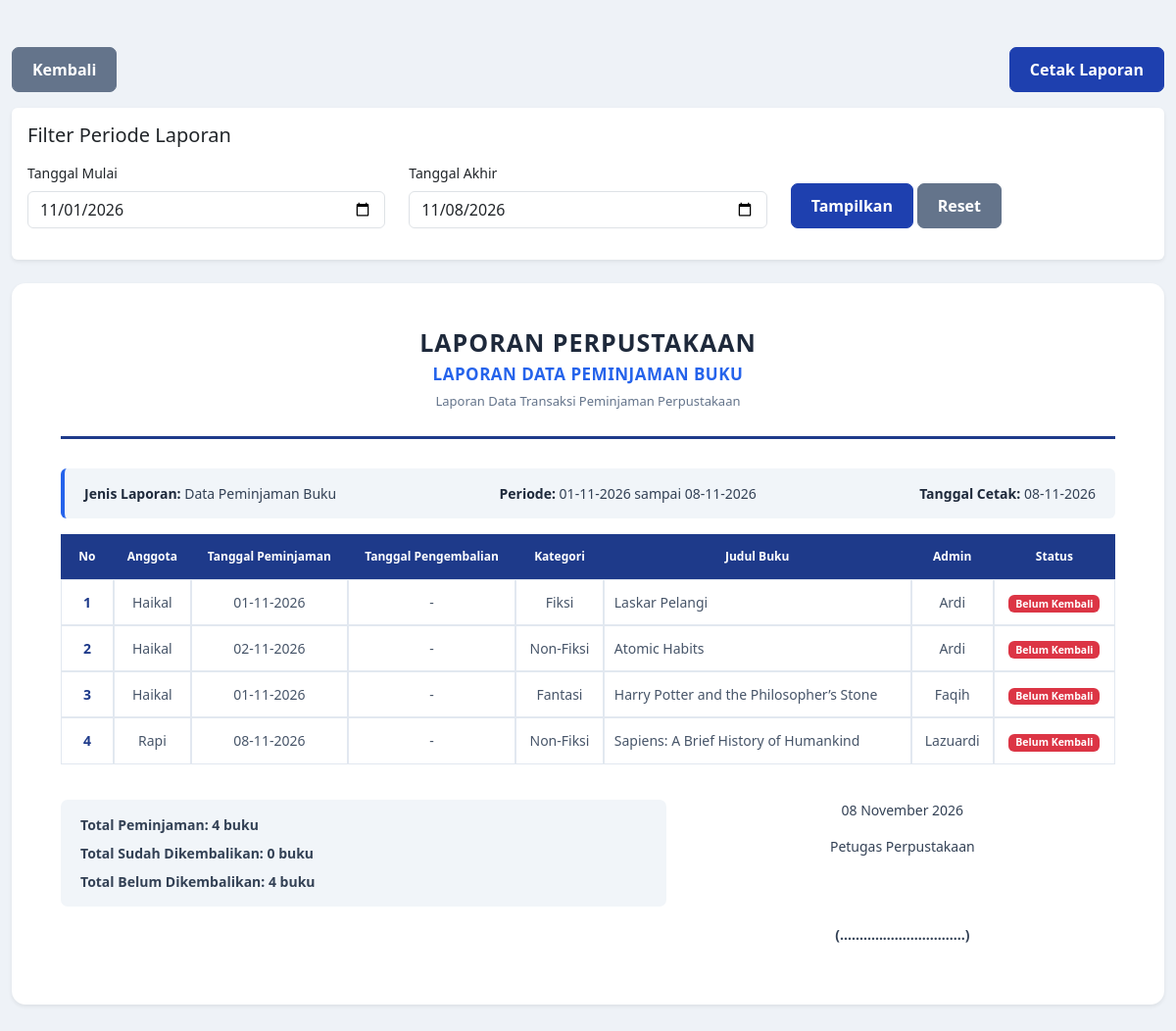
/loginanggota/laporan.php, run on the app's committed database.
### tables this page shows
CREATE TABLE `t_peminjaman` (
  `f_id` int(11) NOT NULL,
  `f_idadmin` int(11) NOT NULL,
  `f_idanggota` int(11) NOT NULL,
  `f_tanggalpeminjaman` date NOT NULL,
  `created_at` timestamp NOT NULL DEFAULT current_timestamp(),
  `updated_at` timestamp NOT NULL DEFAULT current_timestamp() ON UPDATE current_timestamp()
);

CREATE TABLE `t_anggota` (
  `f_id` int(11) NOT NULL,
  `f_nama` varchar(200) NOT NULL,
  `f_username` varchar(200) NOT NULL,
  `f_password` varchar(200) NOT NULL,
  `f_tempatlahir` varchar(100) NOT NULL,
  `f_tangallahir` date NOT NULL,
  `created_at` timestamp NOT NULL DEFAULT current_timestamp(),
  `updated_at` timestamp NOT NULL DEFAULT current_timestamp() ON UPDATE current_timestamp()
);

CREATE TABLE `t_kategori` (
  `f_id` int(11) NOT NULL,
  `f_kategori` varchar(200) NOT NULL,
  `created_at` timestamp NOT NULL DEFAULT current_timestamp(),
  `updated_at` timestamp NOT NULL DEFAULT current_timestamp() ON UPDATE current_timestamp()
);

CREATE TABLE `t_buku` (
  `f_id` int(11) NOT NULL,
  `f_idkategori` int(11) NOT NULL,
  `f_judul` varchar(200) NOT NULL,
  `f_pengarang` varchar(200) NOT NULL,
  `f_penerbit` varchar(200) NOT NULL,
  `f_deskripsi` varchar(700) NOT NULL,
  `created_at` timestamp NOT NULL DEFAULT current_timestamp(),
  `updated_at` timestamp NOT NULL DEFAULT current_timestamp() ON UPDATE current_timestamp()
);

### dbcontroller.php (called while the page is built, shortened)
<?php class dbcontroller
{
    private $host = "127.0.0.1";
    private $user = "root";
    private $password = "";
    private $database = "perpus";
    private $koneksi;
    public function __construct()
    {
        $this->koneksi = $this->koneksiDB();
    }
    public function koneksiDB()
    {
        $koneksi = mysqli_connect($this->host, $this->user, $this->password, $this->database);
        return $koneksi;
    }
    public function getALL($sql)
    {
        $result = mysqli_query($this->koneksi, $sql);
        $data = [];
        while ($row = mysqli_fetch_assoc($result)) {
            $data[] = $row;
        }
        return $data;
    }
}

### loginanggota/laporan.php (the view, shortened to what this page needs)
<?php
require_once '../dbcontroller.php';
$db = new dbcontroller();
$tgl_awal = $_GET['tgl_awal'] ?? date('Y-m-01');
$tgl_akhir = $_GET['tgl_akhir'] ?? date('Y-m-d');
$koneksi = $db->koneksiDB();
$tgl_awal_sql = mysqli_real_escape_string($koneksi, $tgl_awal);
$tgl_akhir_sql = mysqli_real_escape_string($koneksi, $tgl_akhir);
$sql = "SELECT
            t_peminjaman.f_id,
            t_anggota.f_nama AS f_namaanggota,
            t_peminjaman.f_tanggalpeminjaman,
            t_detailpeminjaman.f_tanggalkembali,
            t_kategori.f_kategori,
            t_buku.f_judul,
            t_admin.f_nama AS f_namaadmin,
            t_detailbuku.f_id AS f_iddetb
        FROM t_peminjaman
        INNER JOIN t_admin
            ON t_peminjaman.f_idadmin = t_admin.f_id
        INNER JOIN t_anggota
            ON t_peminjaman.f_idanggota = t_anggota.f_id
        INNER JOIN t_detailpeminjaman
            ON t_peminjaman.f_id = t_detailpeminjaman.f_idpeminjaman
        INNER JOIN t_detailbuku
            ON t_detailpeminjaman.f_iddetailbuku = t_detailbuku.f_id
        INNER JOIN t_buku
            ON t_detailbuku.f_idbuku = t_buku.f_id
        INNER JOIN t_kategori
            ON t_buku.f_idkategori = t_kategori.f_id
        WHERE t_peminjaman.f_tanggalpeminjaman
            BETWEEN '$tgl_awal_sql' AND '$tgl_akhir_sql'
        ORDER BY t_peminjaman.f_id ASC";
$data = $db->getAll($sql);
$total_peminjaman = !empty($data) ? count($data) : 0;
$total_kembali = 0;
$total_belum_kembali = 0;
if (!empty($data)) {
    foreach ($data as $r) {
        if (
            empty($r['f_tanggalkembali']) ||
            $r['f_tanggalkembali'] == '0000-00-00'
        ) {
            $total_belum_kembali++;
        } else {
            $total_kembali++;
        }
    }
}
$no = 1;
?>
<!DOCTYPE html>
<html lang="id">
<head>
    <link href="https://cdn.jsdelivr.net/npm/bootstrap@5.3.3/dist/css/bootstrap.min.css" rel="stylesheet">
</head>
<body>
<div class="container my-5">
    <div class="d-flex justify-content-between mb-3 no-print">
        <a href="javascript:history.back()"
           class="btn btn-secondary">
            Kembali
        </a>
        <button onclick="window.print()"
                class="btn btn-primary">
            Cetak Laporan
        </button>
    </div>
    <div class="card shadow-sm border-0 mb-4 no-print">
        <div class="card-body">
            <h5 class="mb-3">
                Filter Periode Laporan
            </h5>
            <form method="GET" action="index.php">
                <div class="row align-items-end">
                    <div class="col-md-4 mb-3">
                        <label class="form-label">
                            Tanggal Mulai
                        </label>
                        <input
                            type="date"
                            name="tgl_awal"
                            class="form-control"
                            value="<?= htmlspecialchars($tgl_awal); ?>"
                            required>
                    </div>
                    <div class="col-md-4 mb-3">
                        <label class="form-label">
                            Tanggal Akhir
                        </label>
                        <input
                            type="date"
                            name="tgl_akhir"
                            class="form-control"
                            value="<?= htmlspecialchars($tgl_akhir); ?>"
                            required>
                    </div>
                    <div class="col-md-4 mb-3">
                        <button type="submit" class="btn btn-primary">
                            Tampilkan
                        </button>
                        <a href="index.php?f=laporan&m=select"
                           class="btn btn-secondary">
                            Reset
                        </a>
                    </div>
                </div>
            </form>
        </div>
    </div>
    <div class="laporan shadow-sm">
        <div class="judul-laporan">
            <h3 class="fw-bold mb-2">
                LAPORAN PERPUSTAKAAN
            </h3>
            <h5 class="fw-bold mb-2">
                LAPORAN DATA PEMINJAMAN BUKU
            </h5>
            <p class="mb-0">
                Laporan Data Transaksi Peminjaman Perpustakaan
            </p>
        </div>
        <div class="d-flex justify-content-between mb-3 info-laporan flex-wrap">
            <div>
                <strong>Jenis Laporan:</strong>
                Data Peminjaman Buku
            </div>
            <div>
                <strong>Periode:</strong>
                <?= date('d-m-Y', strtotime($tgl_awal)); ?>
                sampai
                <?= date('d-m-Y', strtotime($tgl_akhir)); ?>
            </div>
            <div>
                <strong>Tanggal Cetak:</strong>
                <?= date('d-m-Y'); ?>
            </div>
        </div>
        <div class="table-responsive">
            <table class="table table-bordered align-middle">
                <thead>
                    <tr>
                        <th width="5%">No</th>
                        <th>Anggota</th>
                        <th>Tanggal Peminjaman</th>
                        <th>Tanggal Pengembalian</th>
                        <th>Kategori</th>
                        <th>Judul Buku</th>
                        <th>Admin</th>
                        <th>Status</th>
                    </tr>
                </thead>
                <tbody class="text-center">
                    <?php if (!empty($data)): ?>
                        <?php foreach ($data as $r): ?>
                            <tr>
                                <td>
                                    <?= $no++; ?>
                                </td>
                                <td>
                                    <?= htmlspecialchars($r['f_namaanggota']); ?>
                                </td>
                                <td>
                                    <?= date(
                                        'd-m-Y',
                                        strtotime($r['f_tanggalpeminjaman'])
                                    ); ?>
                                </td>
                                <td>
                                    <?php
                                    if (
                                        empty($r['f_tanggalkembali']) ||
                                        $r['f_tanggalkembali'] == '0000-00-00'
                                    ) {
                                        echo '-';
                                    } else {
                                        echo date(
                                            'd-m-Y',
                                            strtotime($r['f_tanggalkembali'])
                                        );
                                    }
                                    ?>
                                </td>
                                <td>
                                    <?= htmlspecialchars($r['f_kategori']); ?>
                                </td>
                                <td class="text-start">
                                    <?= htmlspecialchars($r['f_judul']); ?>
                                </td>
                                <td>
                                    <?= htmlspecialchars($r['f_namaadmin']); ?>
                                </td>
                                <td>
                                    <?php
                                    if (
                                        empty($r['f_tanggalkembali']) ||
                                        $r['f_tanggalkembali'] == '0000-00-00'
                                    ) {
                                        echo '<span class="badge bg-danger">Belum Kembali</span>';
                                    } else {
                                        echo '<span class="badge bg-success">Sudah Kembali</span>';
                                    }
                                    ?>
                                </td>
                            </tr>
                        <?php endforeach; ?>
                    <?php endif; ?>
                </tbody>
            </table>
        </div>
        <div class="row mt-3">
            <div class="col-md-7">
                <div class="ringkasan">
                    <div class="mb-2">
                        <strong>
                            Total Peminjaman:
                            <?= $total_peminjaman; ?> buku
                        </strong>
                    </div>
                    <div class="mb-2">
                        <strong>
                            Total Sudah Dikembalikan:
                            <?= $total_kembali; ?> buku
                        </strong>
                    </div>
                    <div>
                        <strong>
                            Total Belum Dikembalikan:
                            <?= $total_belum_kembali; ?> buku
                        </strong>
                    </div>
                </div>
            </div>
            <div class="col-md-5 text-center mt-4 mt-md-0">
                <p>
                    <?= date('d F Y'); ?>
                </p>
                <p class="mb-5">
                    Petugas Perpustakaan
                </p>
                <br>
                <p class="fw-bold">
                    (................................)
                </p>
            </div>
        </div>
    </div>
</div>
</body>
</html>

### loginanggota/laporan.php (style rules this page uses)
* { margin: 0; padding: 0; box-sizing: border-box; }
body { background: #eef2f7; font-family: 'Segoe UI', Arial, sans-serif; color: #334155; font-size: 14px; }
.container { max-width: 1200px; }
.laporan { background: #ffffff; padding: 45px 50px; border: none; border-radius: 14px; box-shadow: 0 8px 30px rgba(15, 23, 42, 0.08); }
.judul-laporan { text-align: center; border-bottom: 3px solid #1e3a8a; padding-bottom: 25px; margin-bottom: 30px; }
.judul-laporan h3 { color: #1e293b; font-size: 25px; font-weight: 800; letter-spacing: 1px; }
.judul-laporan h5 { color: #2563eb; font-size: 17px; font-weight: 700; letter-spacing: 0.5px; }
.judul-laporan p { color: #64748b; font-size: 13px; }
.info-laporan { background: #f1f5f9; border-left: 4px solid #2563eb; padding: 15px 20px; border-radius: 6px; margin-bottom: 25px; }
.info-laporan strong { color: #1e293b; }
.table { border-collapse: separate; border-spacing: 0; width: 100%; margin-bottom: 20px; }
.table thead th { background: #1e3a8a; color: #ffffff; text-align: center; font-size: 12px; font-weight: 700; padding: 13px 10px; border: 1px solid #1e3a8a; vertical-align: middle; }
.table tbody td { padding: 12px 10px; border: 1px solid #e2e8f0; color: #475569; vertical-align: middle; }
.table tbody tr:nth-child(even) { background: #f8fafc; }
.table tbody td:first-child { text-align: center; font-weight: 600; color: #1e3a8a; }
.table tbody td:last-child { text-align: center; }
.btn { padding: 10px 20px; border-radius: 7px; font-weight: 600; transition: 0.2s; }
.btn-primary { background: #1e40af; border-color: #1e40af; }
.btn-secondary { background: #64748b; border-color: #64748b; }
.ringkasan { background: #f1f5f9; padding: 15px 20px; border-radius: 7px; }

### data on the page
t_peminjaman: f_idanggota.f_nama "Haikal", f_tanggalpeminjaman "01-11-2026", t_kategori.f_kategori "Fiksi", t_buku.f_judul "Laskar Pelangi", f_idadmin.f_nama "Ardi"
t_peminjaman: f_idanggota.f_nama "Haikal", f_tanggalpeminjaman "02-11-2026", t_kategori.f_kategori "Non-Fiksi", t_buku.f_judul "Atomic Habits", f_idadmin.f_nama "Ardi"
t_peminjaman: f_idanggota.f_nama "Haikal", f_tanggalpeminjaman "01-11-2026", t_kategori.f_kategori "Fantasi", t_buku.f_judul "Harry Potter and the Philosopher’s Stone", f_idadmin.f_nama "Faqih"
t_peminjaman: f_idanggota.f_nama "Rapi", f_tanggalpeminjaman "08-11-2026", t_kategori.f_kategori "Non-Fiksi", t_buku.f_judul "Sapiens: A Brief History of Humankind", f_idadmin.f_nama "Lazuardi"

### other printed values
$total_peminjaman "4"
$total_kembali "0"
$total_belum_kembali "4"
